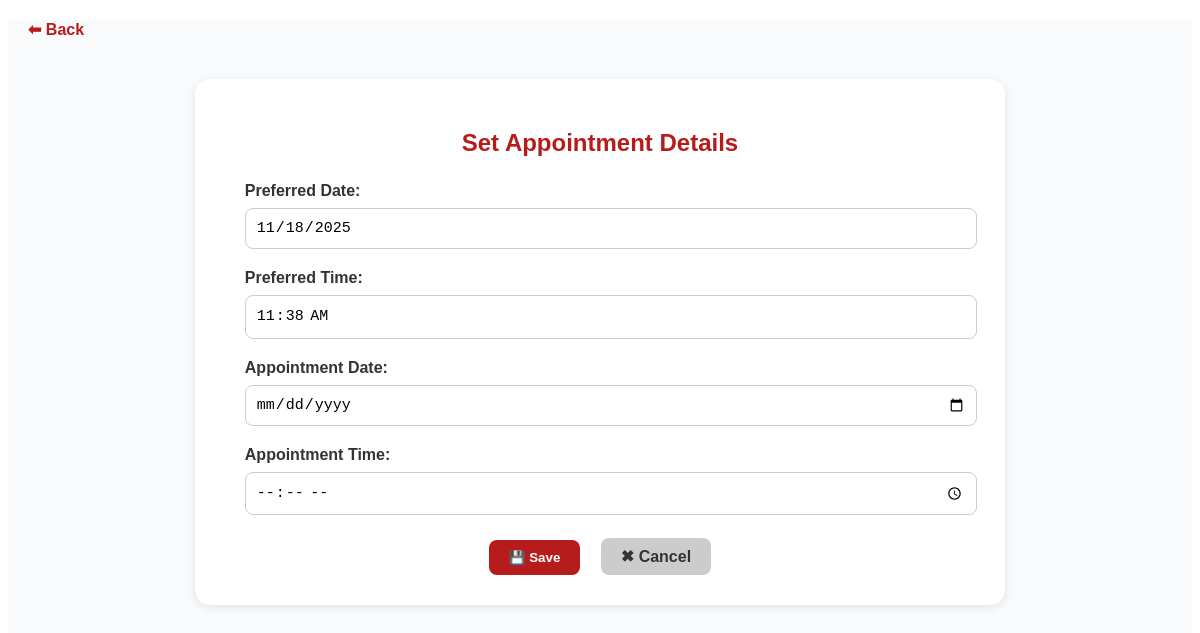
/accept_donor/26/, run on an earlier commit of the app's database.
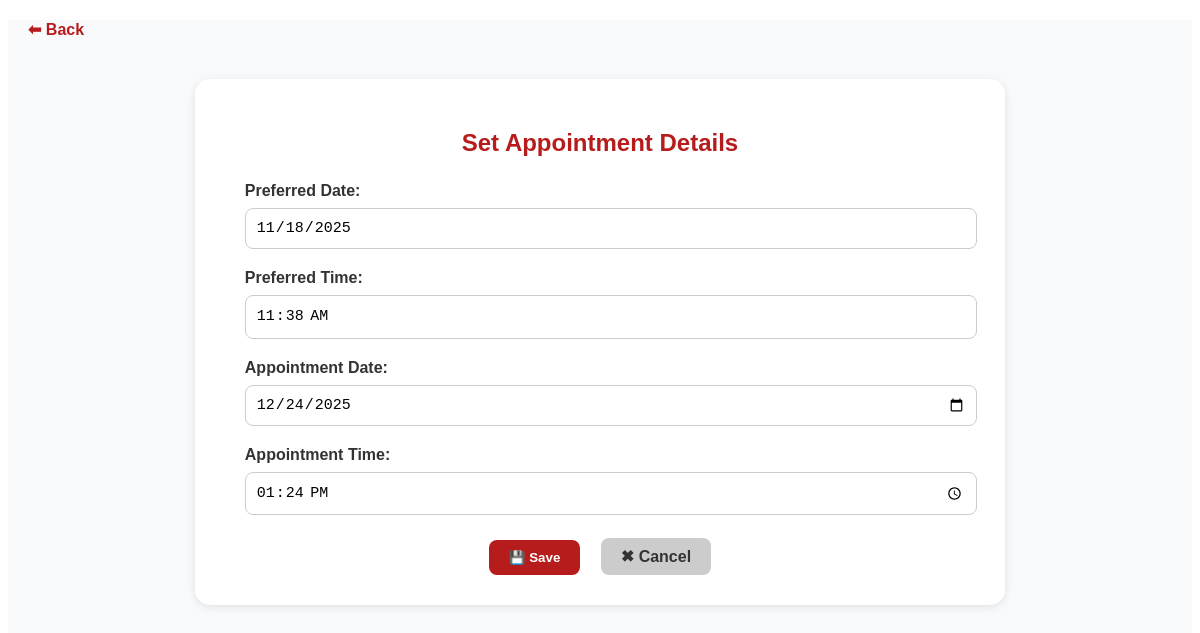
And on a later commit of the database.
### Blood_Bank/models.py (models this page shows, shortened)
class Donation_Request(models.Model):
    donor = models.ForeignKey(Donor,on_delete=models.CASCADE)
    preferred_date = models.DateField(null=True,blank=True)
    preferred_time = models.TimeField(null=True,blank=True)
    appointment_date = models.DateField(null=True, blank=True)
    appointment_time = models.TimeField(null=True, blank=True)
    STATUS_CHOICES = (
        ('requested', 'Requested'),
        ('approved', 'Approved'),
        ('rejected', 'Rejected'),
        ('donated','Donated')
    )
    status = models.CharField(max_length=10, choices=STATUS_CHOICES, default='requested')

### Blood_Bank/views.py (the view, shortened to what this page needs)
# urls.py: path('accept_donor/<int:h_id>/',views.accept_donor,name='accept_donor'),
def accept_donor(request, h_id):
    donation_request = get_object_or_404(Donation_Request, id=h_id)
    if donation_request.status == 'approved':
        return render(request, 'admin_dashboard/accept_donor.html', {
            'donation_request': donation_request,
            'already_approved': True
        })
    return render(request, 'admin_dashboard/accept_donor.html', {'donation_request': donation_request})

### Blood_Bank/templates/admin_dashboard/accept_donor.html (shortened to what this page needs)
{% load static %}
<!DOCTYPE html>
<html lang="en">
<head>
    <link rel="stylesheet" href="{% static 'css/admin_dashboard/accept_donor.css' %}">
</head>
<body>
    <div class="page-container">
        <div class="back-section">
            <a href="{% url 'manage_donors' %}" class="back-btn">⬅ Back</a>
        </div>
        <main class="form-container">
            <h2>Set Appointment Details</h2>
            <form method="post" class="appointment-form">
                <div class="form-group">
                    <label>Preferred Date:</label>
                    <input type="date" name="preferred_date" value="{{donation_request.preferred_date|date:'Y-m-d' }}" readonly>
                </div>
                <div class="form-group">
                    <label>Preferred Time:</label>
                    <input type="time" name="preferred_time" value="{{donation_request.preferred_time|time:'H:i'}}" readonly>
                </div>
                <div class="form-group">
                    <label>Appointment Date:</label>
                    <input type="date" name="appointment_date" value="{{donation_request.appointment_date|date:'Y-m-d' }}" required>
                </div>
                <div class="form-group">
                    <label>Appointment Time:</label>
                    <input type="time" name="appointment_time" value="{{donation_request.appointment_time|time:'H:i'}}" required>
                </div>
                <div class="btn-section">
                    <button type="submit" class="btn save">💾 Save</button>
                    <a href="{% url 'manage_donors' %}" class="btn cancel">✖ Cancel</a>
                </div>
            </form>
        </main>
    </div>
</body>
</html>

What changed in the data, as far as the page shows it:
changed Donation_Request: appointment_date (not shown) → "12/24/2025"; appointment_time (not shown) → "13:24"
